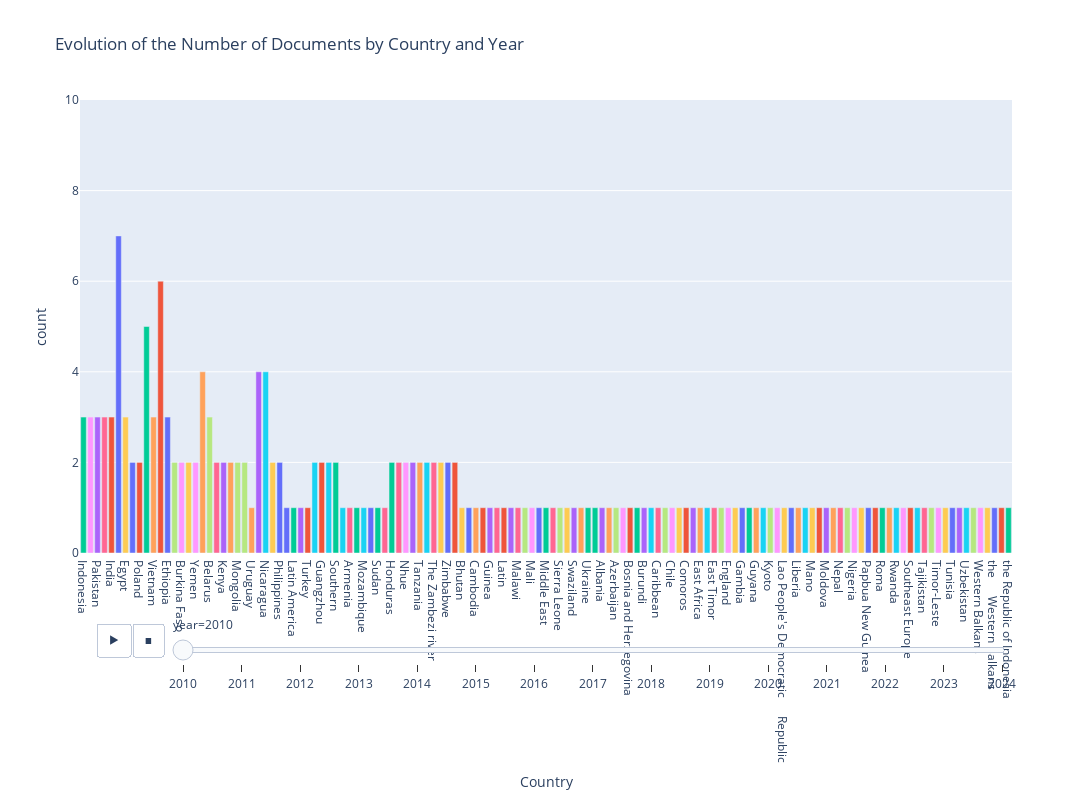

Notebook source saved alongside this figure:
### Code cell
# counts - bar
year_order = list(range(2010, 2025))
doc_counts['year'] = pd.Categorical(doc_counts['year'], categories=year_order, ordered=True)

fig_counts = px.bar(
    doc_counts,
    x='country',
    y='count',
    animation_frame='year',
    animation_group='country',
    color='country',
    range_y=[0, doc_counts['count'].max()],
    title='Evolution of the Number of Documents by Country and Year',
    labels={'counts': 'Number of Documents', 'country': 'Country'}
)

fig_counts.update_layout(
    width=1200,
    height=800,
    showlegend=False,
    xaxis={'categoryorder': 'total descending'},
    transition={'duration': 500}
)

fig_counts.frames = sorted(fig_counts.frames, key=lambda frame: int(frame.name))

fig_counts.layout.updatemenus[0].buttons[0].args[1]['frame']['redraw'] = False
fig_counts.layout.updatemenus[0].buttons[0].args[1]['mode'] = 'immediate'


fig_counts.show()
